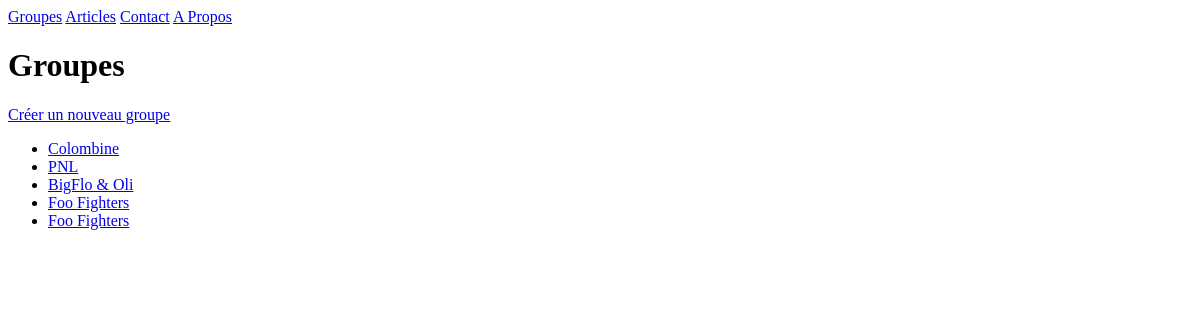
/bands/, run on an earlier commit of the app's database.
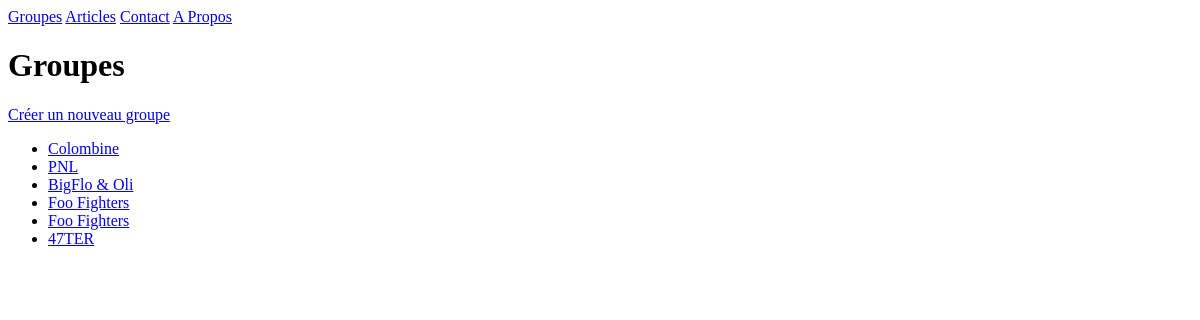
And on a later commit of the database.
### listings/models.py (models this page shows, shortened)
class Band(models.Model):
    class Genre(models.TextChoices):
        HIP_HOP = 'HH'
        SYNTH_POP = 'SP'
        ALTERNATIVE_ROCK = 'AR'
    name = models.fields.CharField(max_length=100)
    genre = models.fields.CharField(choices=Genre.choices, max_length=5)
    biography = models.fields.CharField(max_length=1000)
    year_formed = models.fields.IntegerField(
        validators=[MinValueValidator(1900), MaxValueValidator(2021)])
    active = models.fields.BooleanField(default=True)
    official_homepage = models.fields.URLField(null=True, blank=True)

### listings/views.py (the view)
# urls.py: path('bands/', views.band_list, name='band-list'),
def band_list(request):
    bands = Band.objects.all()
    return render(request,
                  'bands/band_list.html',
                  {'bands': bands})

### listings/templates/bands/band_list.html
{% extends 'listings/base.html' %}
{% block content %}
<h1>Groupes</h1>
<a href="{% url 'band-create' %}">Créer un nouveau groupe</a>
<ul>
    {% for band in bands %}
        <li><a href="{% url 'band-detail' band.id %}">{{ band.name }}</a></li>
    {% endfor %}
</ul>
{% endblock %}

### listings/templates/listings/base.html (shortened to what this page needs)
{% load static %}
<html>
    <head>
        <link rel="stylesheet" href="{% static 'listings/styles.css' %}" />
    </head>
    <body>
    <nav>
        <a href="{% url 'band-list' %}">Groupes</a>
        <a href="{% url 'listing-list' %}">Articles</a>
        <a href="{% url 'contact' %}">Contact</a>
        <a href="{% url 'about' %}">A Propos</a>
    </nav>
        {% block content %}{% endblock %}
    </body>
</html>

What changed in the data, as far as the page shows it:
added Band: name "47TER"
